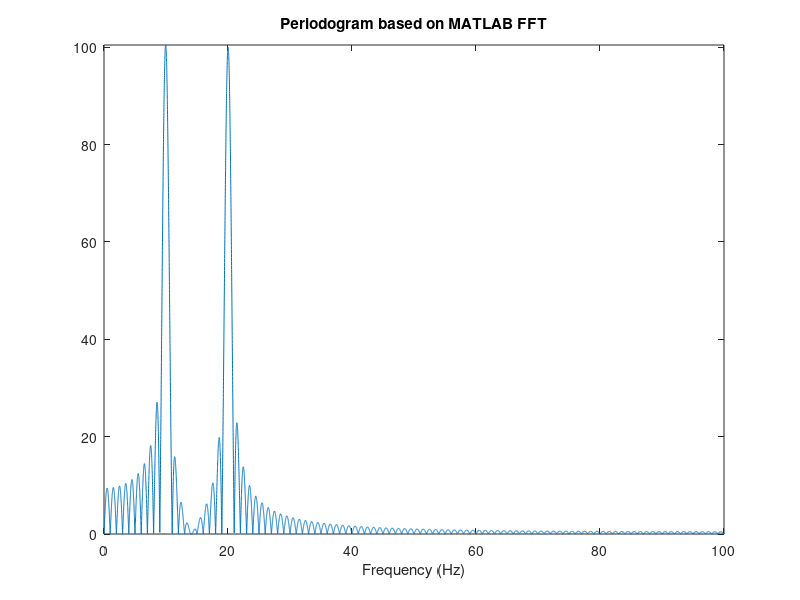

Source code (MATLAB):
%% PRACTICE 6.21. USING THE MATLAB FFT FUNCTION

clc, close all, clear all
%% SIGNAL CONSTRUCTION 
% Signal duration
duration = 1;
f1 = 10; % First frequency component
f2 = 20; % Second frequency component
fs = 10 * f2; % Sampling Theorem: Using a factor of 10 relative to the highest frequency
ts = 1 / fs; % Sampling period
t = 0:ts:duration; % Time vector
xn = sin(2*pi*f1*t) + sin(2*pi*f2*t); % Original signal sin(10) + sin(20)
%% FREQUENCY DOMAIN
% Number of samples in the signal 
N = length(xn);   
% Calculate the nearest power of 2 and multiply by a factor 
% to increase the number of samples (Zero-Padding) for a smoother result.
nFFT = 2^(ceil(log2(N))) * 128; 
% Apply the MATLAB FFT function to compute the complex coefficients.
Xn1 = fft(xn, nFFT);
% Compute the magnitude of the complex coefficients, known as the PERIODOGRAM.
periodogram = abs(Xn1);
% Frequency axis calculation: same number of points as the periodogram, 
% mapped between 0 and fs.
f = linspace(0, fs, nFFT);
% Plotting the results:
plot(f, periodogram);
% Due to half-period symmetry, we only visualize the first half of the periodogram:
axis([0 fs/2 0 max(periodogram)]), title('Periodogram based on MATLAB FFT'), xlabel('Frequency (Hz)')
